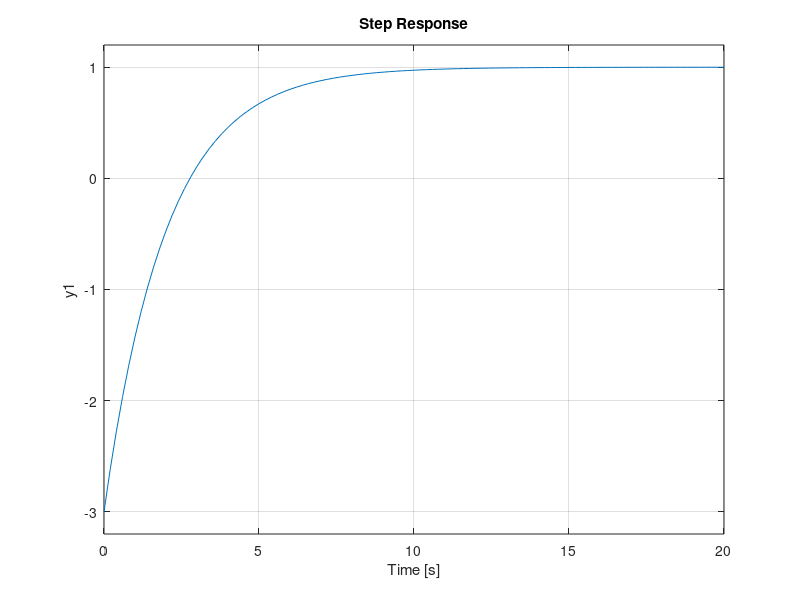

The MATLAB source for this figure:
clear all; close all; clc;

mu = 1;
T = 2;
alfa = -3;
k = 1;

s = tf('s');

G_1 = mu/(1+T*s)
modello_1 = ss(G_1);
fprintf("A=%.1f, B=%.1f, C=%.1f, D=%.1f\n",modello_1.A,modello_1.B,modello_1.C,modello_1.D)

pause
G_2 = mu*(1+alfa*T*s)/(1+T*s)
modello_2 = ss(G_2);
fprintf("A=%.1f, B=%.1f, C=%.1f, D=%.1f\n",modello_2.A,modello_2.B,modello_2.C,modello_2.D)

pause
step(G_2);
